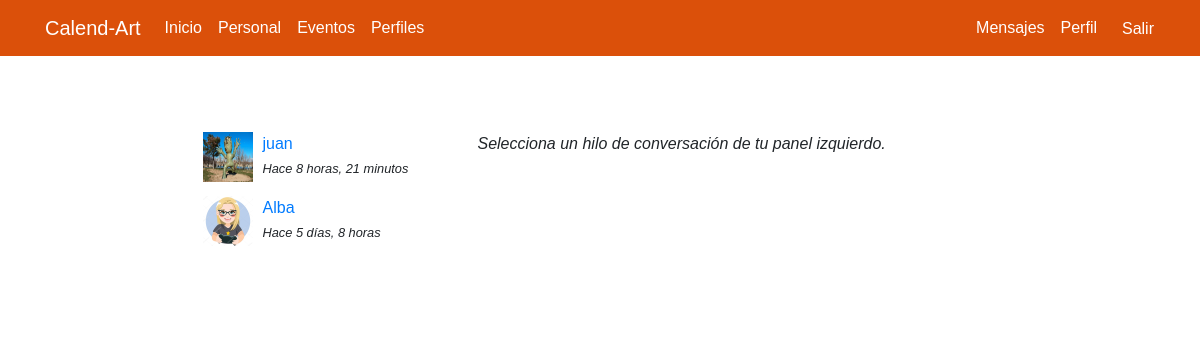
The page /messenger/ (signed in) on the database its author committed.
### registration/models.py (models this page shows)
class CustomUser(AbstractUser):
    email = models.EmailField(unique=True)
    telefono = models.CharField(max_length=20)
    departamento = models.CharField(max_length=100)
    respuesta_seguridad_1 = models.CharField(
        max_length=255,
        verbose_name="¿Cuál es el nombre de tu primera mascota?"
    )
    respuesta_seguridad_2 = models.CharField(
        max_length=255,
        verbose_name="¿Cuál es el nombre de tu abuela materna?"
    )

class Profile(models.Model):
    user = models.OneToOneField(CustomUser, on_delete=models.CASCADE, related_name='profile')
    avatar = models.ImageField(upload_to=custom_upload_to, null=True, blank=True)
    bio = models.TextField(null=True, blank=True)
    link = models.URLField(max_length=200, null=True, blank=True)
    class Meta:
        ordering = ['user__username']

### messenger/models.py (models this page shows)
class Thread(models.Model):
    users = models.ManyToManyField(User, related_name='threads')
    messages = models.ManyToManyField(Message)
    updated= models.DateTimeField(auto_now=True)
    objects = ThreadManager()
    class Meta:
        ordering = ['-updated']

class Message(models.Model):
    user = models.ForeignKey(User, on_delete=models.CASCADE)
    content = models.TextField()
    created = models.DateTimeField(auto_now_add=True)
    class Meta:
        ordering = ['created']

### messenger/views.py (the view)
# urls.py: path('', ThreadList.as_view(), name='list'),
@method_decorator(login_required, name='dispatch')
class ThreadList(TemplateView):
    template_name = 'messenger/thread_list.html'

### messenger/templates/messenger/thread_list.html (shortened to what this page needs)
{% extends 'core/base.html' %}
{% load static %}
{% block content %}
<main role="main">
  <div class="container">
    <div class="row mt-3">
      <div class="col-md-9 mx-auto mb-5">
        <div class="row">
          <div class="col-md-4">
            {% for thread in request.user.threads.all %}
              {% if thread.messages.all|length > 0 %}
                <div class="mb-3">
                  {% for user in thread.users.all %}
                    {% if user != request.user %}
                      {% if user.profile.avatar %}
                        <img src="{{user.profile.avatar.url}}" class="avatar">
                      {% else %}
                        <img src="{% static 'registration/img/no-avatar.jpg' %}" class="avatar">
                      {% endif %}
                      <div>
                        <a href="{% url 'messenger:detail' thread.pk %}">{{user}}</a><br>
                        <small><i>Hace {{thread.messages.last.created|timesince}}</i></small>
                      </div>
                    {% endif %}
                  {% endfor %}
                </div>
              {% endif %}
            {% endfor %}
          </div>
          <div class="col-md-8">
            <p><i>Selecciona un hilo de conversación de tu panel izquierdo.</i></p>
          </div>
        </div>
      </div>
    </div>
  </div>
</main>
{% endblock %}

### core/static/core/css/main.css (style rules this page uses)
main { padding-top: 20px; }
:root { --jumbotron-padding-y: 3rem; }
body { font-family: 'Raleway', sans-serif; background-image: url('../img/fondo.jpg'); background-repeat: no-repeat; background-attachment: fixed; background-size: cover; background-position: center; }

### messenger/templates/messenger/thread_list.html (style rules this page uses)
.avatar { width:50px; height:50px; float:left; margin-right:10px; }

### rows shown on the page
Thread: messages.last.created "8 horas, 21 minutos"
CustomUser: profile.avatar (picture), username "juan"
Thread: messages.last.created "5 días, 8 horas"
CustomUser: profile.avatar (picture), username "Alba"
